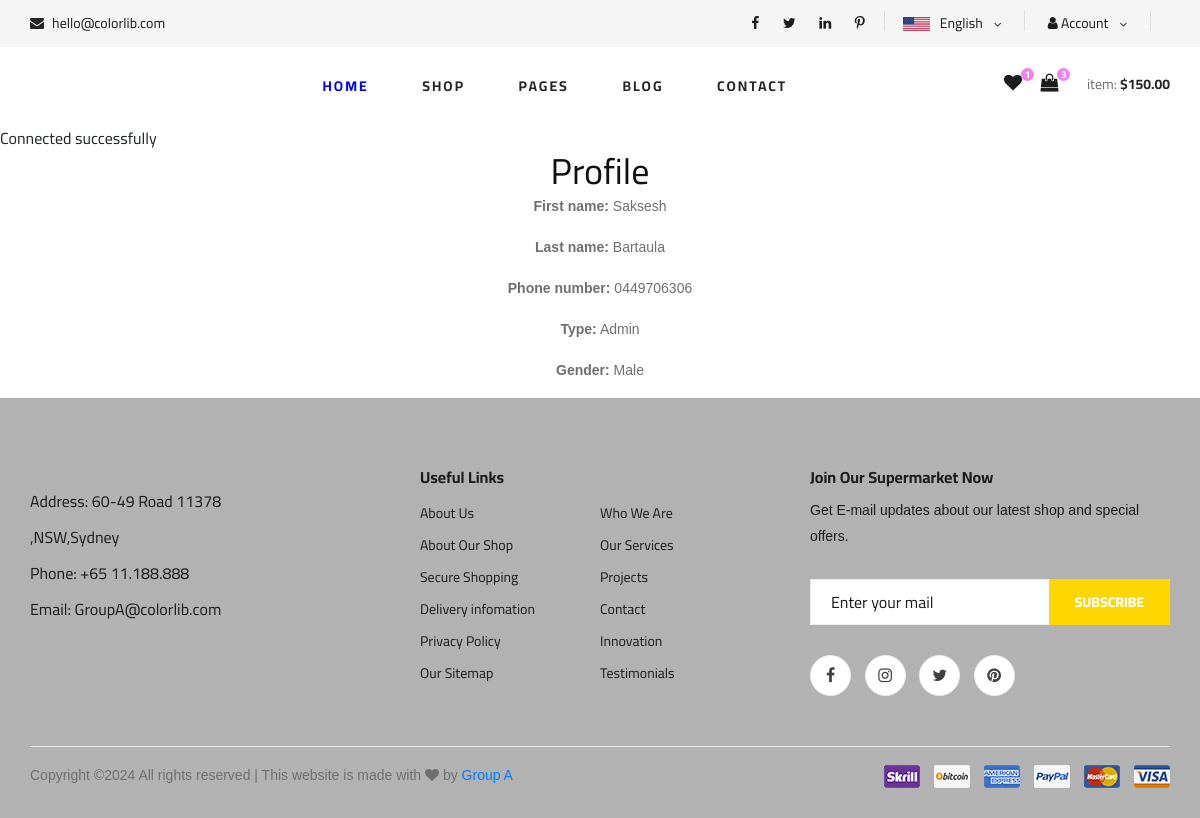
Screenshot of /ViewAccount.php (signed in) with the database file from the repository.
### tables this page shows
CREATE TABLE `user` (
  `Id` int(11) NOT NULL,
  `FName` varchar(50) NOT NULL,
  `LName` varchar(50) NOT NULL,
  `Phone_no` varchar(20) NOT NULL,
  `Password` varchar(255) NOT NULL,
  `Email` varchar(50) NOT NULL,
  `Type` varchar(50) NOT NULL,
  `gender` varchar(10) NOT NULL,
  `delete_flag` tinyint(1) NOT NULL DEFAULT 0,
  `date_created` datetime NOT NULL DEFAULT current_timestamp(),
  `date_updated` datetime DEFAULT NULL ON UPDATE current_timestamp()
);

### ViewAccount.php (the view, shortened to what this page needs)
<!DOCTYPE html>
<html lang="zxx">
<head>
    <link rel="stylesheet" href="css/bootstrap.min.css" type="text/css">
    <link rel="stylesheet" href="css/font-awesome.min.css" type="text/css">
    <link rel="stylesheet" href="css/elegant-icons.css" type="text/css">
    <link rel="stylesheet" href="css/nice-select.css" type="text/css">
    <link rel="stylesheet" href="css/jquery-ui.min.css" type="text/css">
    <link rel="stylesheet" href="css/owl.carousel.min.css" type="text/css">
    <link rel="stylesheet" href="css/slicknav.min.css" type="text/css">
    <link rel="stylesheet" href="css/style.css" type="text/css">
</head>
<body>
    <header class="header">
        <div class="header__top">
            <div class="container">
                <div class="row">
                    <div class="col-lg-6 col-md-6">
                        <div class="header__top__left">
                            <ul>
                                <li><i class="fa fa-envelope"></i> hello@colorlib.com</li>
                            </ul>
                        </div>
                    </div>
                    <div class="col-lg-6 col-md-6">
                        <div class="header__top__right">
                            <div class="header__top__right__social">
                                <a href="#"><i class="fa fa-facebook"></i></a>
                                <a href="#"><i class="fa fa-twitter"></i></a>
                                <a href="#"><i class="fa fa-linkedin"></i></a>
                                <a href="#"><i class="fa fa-pinterest-p"></i></a>
                            </div>
                            <div class="header__top__right__language">
                                <img src="img/language.png" alt="">
                                <div>English</div>
                                <span class="arrow_carrot-down"></span>
                            </div>
                            <div class="header__top__right__language">
                            <div><i class="fa fa-user"></i> Account</div>
                            <span class="arrow_carrot-down"></span>
                            </div>
                        </div>
                    </div>
                </div>
            </div>
        </div>
        <div class="container">
            <div class="row">
                <div class="col-lg-3">
                    <div class="header__logo">
                    </div>
                </div>
                <div class="col-lg-6">
                    <nav class="header__menu">
                        <ul>
                            <li class="active"><a href="./index.html">Home</a></li>
                            <li><a href="./shop-grid.html">Shop</a></li>
                            <li><a href="#">Pages</a>
                            </li>
                            <li><a href="./blog.html">Blog</a></li>
                            <li><a href="./contact.html">Contact</a></li>
                        </ul>
                    </nav>
                </div>
                <div class="col-lg-3">
                    <div class="header__cart">
                        <ul>
                            <li><a href="#"><i class="fa fa-heart"></i> <span>1</span></a></li>
                            <li><a href="#"><i class="fa fa-shopping-bag"></i> <span>3</span></a></li>
                        </ul>
                        <div class="header__cart__price">item: <span>$150.00</span></div>
                    </div>
                </div>
            </div>
        </div>
    </header>
    <?php
   include 'config.php';
if (isset($_SESSION['user_id'])) {
    $user_id = $_SESSION['user_id'];
    $sql = "SELECT FName, LName, Phone_no, Type, gender FROM User WHERE Id = '$user_id'";
    $result = mysqli_query($conn, $sql);
    if (mysqli_num_rows($result) > 0) {
        $row = mysqli_fetch_assoc($result);
        echo "<div id=\"Profile\">";
        echo "<h2>Profile</h2>";
        echo "<p><strong>First name:</strong> " . $row['FName'] . "</p>";
        echo "<p><strong>Last name:</strong> " . $row['LName'] . "</p>";
        echo "<p><strong>Phone number:</strong> " . $row['Phone_no'] . "</p>";
        echo "<p><strong>Type:</strong> " . $row['Type'] . "</p>";
        echo "<p><strong>Gender:</strong> " . $row['gender'] . "</p>";
    } else {
        echo "<p id=\"error\">User not found</p>";
    }
} else {
    echo "<p id=\"error\">Please log in first.</p>";
}
    echo"</div>";
 ?>
    <footer class="footer spad" style="background-color:#b2b2b2;">
        <div class="container">
            <div class="row">
                <div class="col-lg-3 col-md-6 col-sm-6">
                    <div class="footer__about">
                        <ul>
                            <li>Address: 60-49 Road 11378 ,NSW,Sydney</li>
                            <li>Phone: +65 11.188.888</li>
                            <li>Email: GroupA@colorlib.com</li>
                        </ul>
                    </div>
                </div>
                <div class="col-lg-4 col-md-6 col-sm-6 offset-lg-1">
                    <div class="footer__widget">
                        <h6>Useful Links</h6>
                        <ul>
                            <li><a href="#">About Us</a></li>
                            <li><a href="#">About Our Shop</a></li>
                            <li><a href="#">Secure Shopping</a></li>
                            <li><a href="#">Delivery infomation</a></li>
                            <li><a href="#">Privacy Policy</a></li>
                            <li><a href="#">Our Sitemap</a></li>
                        </ul>
                        <ul>
                            <li><a href="#">Who We Are</a></li>
                            <li><a href="#">Our Services</a></li>
                            <li><a href="#">Projects</a></li>
                            <li><a href="#">Contact</a></li>
                            <li><a href="#">Innovation</a></li>
                            <li><a href="#">Testimonials</a></li>
                        </ul>
                    </div>
                </div>
                <div class="col-lg-4 col-md-12">
                    <div class="footer__widget">
                        <h6>Join Our Supermarket Now</h6>
                        <p>Get E-mail updates about our latest shop and special offers.</p>
                        <form action="#">
                            <input type="text" placeholder="Enter your mail">
                            <button type="submit" class="site-btn">Subscribe</button>
                        </form>
                        <div class="footer__widget__social">
                            <a href="#"><i class="fa fa-facebook"></i></a>
                            <a href="#"><i class="fa fa-instagram"></i></a>
                            <a href="#"><i class="fa fa-twitter"></i></a>
                            <a href="#"><i class="fa fa-pinterest"></i></a>
                        </div>
                    </div>
                </div>
            </div>
            <div class="row">
                <div class="col-lg-12">
                    <div class="footer__copyright">
                        <div class="footer__copyright__text"><p>
  Copyright &copy;<script>document.write(new Date().getFullYear());</script> All rights reserved | This website is made with <i class="fa fa-heart" aria-hidden="true"></i> by <a href="index.html" target="_blank">Group A</a>
  </p></div>
                        <div class="footer__copyright__payment"><img src="img/payment-item.png" alt=""></div>
                    </div>
                </div>
            </div>
        </div>
    </footer>
</body>
</html>

### ViewAccount.php (style rules this page uses)
h2 { text-align: center; }
p { font-family: Arial, sans-serif; font-size: 14px; }
p strong { font-weight: bold; }
#Profile { width: 50%; margin-left: auto; margin-right: auto; text-align: center; }

### rows the page displays
user: FName "Saksesh", LName "Bartaula", Phone_no "0449706306", Type "Admin", gender "Male"
